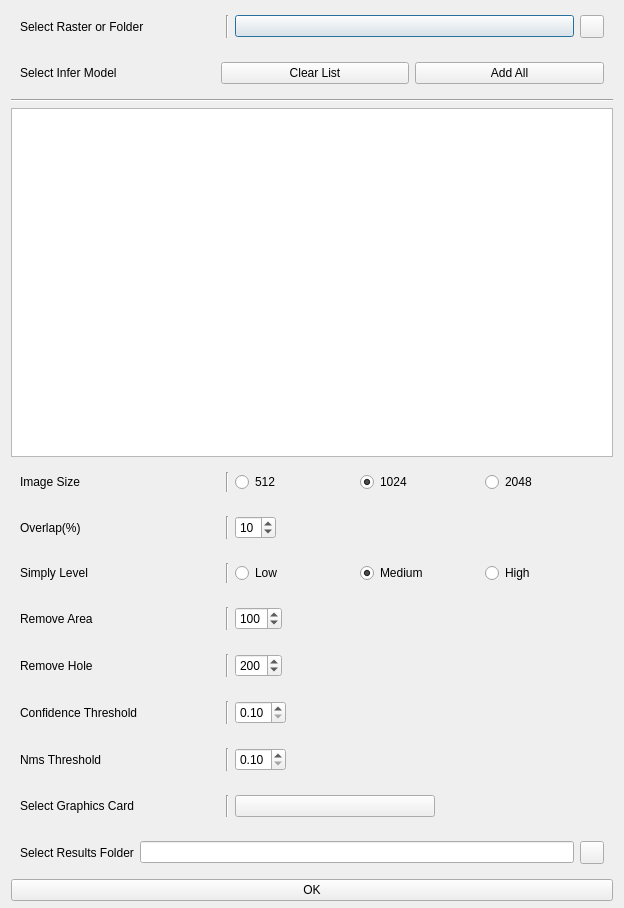
<?xml version="1.0" encoding="UTF-8"?>
<ui version="4.0">
 <class>batchInferDialog</class>
 <widget class="QDialog" name="batchInferDialog">
  <property name="geometry">
   <rect>
    <x>0</x>
    <y>0</y>
    <width>624</width>
    <height>908</height>
   </rect>
  </property>
  <property name="windowTitle">
   <string/>
  </property>
  <layout class="QVBoxLayout" name="verticalLayout">
   <property name="spacing">
    <number>6</number>
   </property>
   <property name="topMargin">
    <number>6</number>
   </property>
   <property name="bottomMargin">
    <number>7</number>
   </property>
   <item>
    <widget class="CardWidget" name="CardWidget_4">
     <property name="layoutDirection">
      <enum>Qt::LeftToRight</enum>
     </property>
     <layout class="QHBoxLayout" name="horizontalLayout_5">
      <item>
       <widget class="BodyLabel" name="BodyLabel">
        <property name="sizePolicy">
         <sizepolicy hsizetype="Fixed" vsizetype="Preferred">
          <horstretch>0</horstretch>
          <verstretch>0</verstretch>
         </sizepolicy>
        </property>
        <property name="minimumSize">
         <size>
          <width>200</width>
          <height>0</height>
         </size>
        </property>
        <property name="text">
         <string>Select Raster or Folder</string>
        </property>
       </widget>
      </item>
      <item>
       <widget class="Line" name="line">
        <property name="orientation">
         <enum>Qt::Vertical</enum>
        </property>
       </widget>
      </item>
      <item>
       <widget class="ComboBox" name="inputComboBox">
        <property name="sizePolicy">
         <sizepolicy hsizetype="Expanding" vsizetype="Fixed">
          <horstretch>0</horstretch>
          <verstretch>0</verstretch>
         </sizepolicy>
        </property>
       </widget>
      </item>
      <item>
       <widget class="ToolButton" name="selectInputFilePB"/>
      </item>
     </layout>
    </widget>
   </item>
   <item>
    <widget class="CardWidget" name="CardWidget_9">
     <layout class="QHBoxLayout" name="horizontalLayout_10">
      <item>
       <widget class="BodyLabel" name="BodyLabel_9">
        <property name="text">
         <string>Select Infer Model</string>
        </property>
       </widget>
      </item>
      <item>
       <widget class="PrimarySplitPushButton" name="selectModelSPB">
        <property name="sizePolicy">
         <sizepolicy hsizetype="Fixed" vsizetype="Fixed">
          <horstretch>0</horstretch>
          <verstretch>0</verstretch>
         </sizepolicy>
        </property>
        <property name="text_" stdset="0">
         <string>Select Model</string>
        </property>
       </widget>
      </item>
      <item>
       <widget class="PrimaryPushButton" name="clearListViewPb">
        <property name="sizePolicy">
         <sizepolicy hsizetype="Preferred" vsizetype="Fixed">
          <horstretch>0</horstretch>
          <verstretch>0</verstretch>
         </sizepolicy>
        </property>
        <property name="text">
         <string>Clear List</string>
        </property>
       </widget>
      </item>
      <item>
       <widget class="PrimaryPushButton" name="addAllModelPb">
        <property name="sizePolicy">
         <sizepolicy hsizetype="Preferred" vsizetype="Fixed">
          <horstretch>0</horstretch>
          <verstretch>0</verstretch>
         </sizepolicy>
        </property>
        <property name="text">
         <string>Add All</string>
        </property>
       </widget>
      </item>
     </layout>
    </widget>
   </item>
   <item>
    <widget class="Line" name="line_8">
     <property name="orientation">
      <enum>Qt::Horizontal</enum>
     </property>
    </widget>
   </item>
   <item>
    <widget class="ListView" name="ListView"/>
   </item>
   <item>
    <widget class="CardWidget" name="CardWidget_2">
     <layout class="QHBoxLayout" name="horizontalLayout_2">
      <item>
       <widget class="BodyLabel" name="BodyLabel_2">
        <property name="sizePolicy">
         <sizepolicy hsizetype="Fixed" vsizetype="Preferred">
          <horstretch>0</horstretch>
          <verstretch>0</verstretch>
         </sizepolicy>
        </property>
        <property name="minimumSize">
         <size>
          <width>200</width>
          <height>0</height>
         </size>
        </property>
        <property name="text">
         <string>Image Size</string>
        </property>
       </widget>
      </item>
      <item>
       <widget class="Line" name="line_2">
        <property name="orientation">
         <enum>Qt::Vertical</enum>
        </property>
       </widget>
      </item>
      <item>
       <widget class="RadioButton" name="imgSizeRb_512">
        <property name="text">
         <string>512</string>
        </property>
        <property name="checked">
         <bool>false</bool>
        </property>
        <attribute name="buttonGroup">
         <string notr="true">imgSizeButtonGroup</string>
        </attribute>
       </widget>
      </item>
      <item>
       <widget class="RadioButton" name="imgSizeRb_1024">
        <property name="text">
         <string>1024</string>
        </property>
        <property name="checked">
         <bool>true</bool>
        </property>
        <attribute name="buttonGroup">
         <string notr="true">imgSizeButtonGroup</string>
        </attribute>
       </widget>
      </item>
      <item>
       <widget class="RadioButton" name="imgSizeRb_2048">
        <property name="text">
         <string>2048</string>
        </property>
        <attribute name="buttonGroup">
         <string notr="true">imgSizeButtonGroup</string>
        </attribute>
       </widget>
      </item>
     </layout>
    </widget>
   </item>
   <item>
    <widget class="CardWidget" name="CardWidget_3">
     <layout class="QHBoxLayout" name="horizontalLayout_4">
      <item>
       <widget class="BodyLabel" name="BodyLabel_3">
        <property name="sizePolicy">
         <sizepolicy hsizetype="Fixed" vsizetype="Preferred">
          <horstretch>0</horstretch>
          <verstretch>0</verstretch>
         </sizepolicy>
        </property>
        <property name="minimumSize">
         <size>
          <width>200</width>
          <height>0</height>
         </size>
        </property>
        <property name="text">
         <string>Overlap(%)</string>
        </property>
       </widget>
      </item>
      <item>
       <widget class="Line" name="line_3">
        <property name="orientation">
         <enum>Qt::Vertical</enum>
        </property>
       </widget>
      </item>
      <item>
       <widget class="SpinBox" name="overlapSpinBox">
        <property name="readOnly">
         <bool>false</bool>
        </property>
        <property name="minimum">
         <number>5</number>
        </property>
        <property name="maximum">
         <number>40</number>
        </property>
        <property name="singleStep">
         <number>5</number>
        </property>
        <property name="value">
         <number>10</number>
        </property>
       </widget>
      </item>
      <item>
       <spacer name="horizontalSpacer">
        <property name="orientation">
         <enum>Qt::Horizontal</enum>
        </property>
        <property name="sizeHint" stdset="0">
         <size>
          <width>40</width>
          <height>20</height>
         </size>
        </property>
       </spacer>
      </item>
     </layout>
    </widget>
   </item>
   <item>
    <widget class="CardWidget" name="CardWidget_5">
     <layout class="QHBoxLayout" name="horizontalLayout_6">
      <item>
       <widget class="BodyLabel" name="BodyLabel_5">
        <property name="sizePolicy">
         <sizepolicy hsizetype="Fixed" vsizetype="Preferred">
          <horstretch>0</horstretch>
          <verstretch>0</verstretch>
         </sizepolicy>
        </property>
        <property name="minimumSize">
         <size>
          <width>200</width>
          <height>0</height>
         </size>
        </property>
        <property name="text">
         <string>Simply Level</string>
        </property>
       </widget>
      </item>
      <item>
       <widget class="Line" name="line_4">
        <property name="orientation">
         <enum>Qt::Vertical</enum>
        </property>
       </widget>
      </item>
      <item>
       <widget class="RadioButton" name="simplyRb_low">
        <property name="text">
         <string>Low</string>
        </property>
        <attribute name="buttonGroup">
         <string notr="true">simplyButtonGroup</string>
        </attribute>
       </widget>
      </item>
      <item>
       <widget class="RadioButton" name="simplyRb_mid">
        <property name="text">
         <string>Medium</string>
        </property>
        <property name="checked">
         <bool>true</bool>
        </property>
        <attribute name="buttonGroup">
         <string notr="true">simplyButtonGroup</string>
        </attribute>
       </widget>
      </item>
      <item>
       <widget class="RadioButton" name="simplyRb_high">
        <property name="text">
         <string>High</string>
        </property>
        <attribute name="buttonGroup">
         <string notr="true">simplyButtonGroup</string>
        </attribute>
       </widget>
      </item>
     </layout>
    </widget>
   </item>
   <item>
    <widget class="CardWidget" name="CardWidget_6">
     <layout class="QHBoxLayout" name="horizontalLayout_7">
      <item>
       <widget class="BodyLabel" name="BodyLabel_6">
        <property name="sizePolicy">
         <sizepolicy hsizetype="Fixed" vsizetype="Preferred">
          <horstretch>0</horstretch>
          <verstretch>0</verstretch>
         </sizepolicy>
        </property>
        <property name="minimumSize">
         <size>
          <width>200</width>
          <height>0</height>
         </size>
        </property>
        <property name="text">
         <string>Remove Area</string>
        </property>
       </widget>
      </item>
      <item>
       <widget class="Line" name="line_5">
        <property name="orientation">
         <enum>Qt::Vertical</enum>
        </property>
       </widget>
      </item>
      <item>
       <widget class="SpinBox" name="removeAreaSpinBox">
        <property name="readOnly">
         <bool>false</bool>
        </property>
        <property name="minimum">
         <number>10</number>
        </property>
        <property name="maximum">
         <number>500</number>
        </property>
        <property name="singleStep">
         <number>50</number>
        </property>
        <property name="value">
         <number>100</number>
        </property>
       </widget>
      </item>
      <item>
       <spacer name="horizontalSpacer_2">
        <property name="orientation">
         <enum>Qt::Horizontal</enum>
        </property>
        <property name="sizeHint" stdset="0">
         <size>
          <width>40</width>
          <height>20</height>
         </size>
        </property>
       </spacer>
      </item>
     </layout>
    </widget>
   </item>
   <item>
    <widget class="CardWidget" name="CardWidget_7">
     <layout class="QHBoxLayout" name="horizontalLayout_8">
      <item>
       <widget class="BodyLabel" name="BodyLabel_7">
        <property name="sizePolicy">
         <sizepolicy hsizetype="Fixed" vsizetype="Preferred">
          <horstretch>0</horstretch>
          <verstretch>0</verstretch>
         </sizepolicy>
        </property>
        <property name="minimumSize">
         <size>
          <width>200</width>
          <height>0</height>
         </size>
        </property>
        <property name="text">
         <string>Remove Hole</string>
        </property>
       </widget>
      </item>
      <item>
       <widget class="Line" name="line_6">
        <property name="orientation">
         <enum>Qt::Vertical</enum>
        </property>
       </widget>
      </item>
      <item>
       <widget class="SpinBox" name="removeHoleSpinBox">
        <property name="readOnly">
         <bool>false</bool>
        </property>
        <property name="minimum">
         <number>10</number>
        </property>
        <property name="maximum">
         <number>500</number>
        </property>
        <property name="singleStep">
         <number>50</number>
        </property>
        <property name="value">
         <number>200</number>
        </property>
       </widget>
      </item>
      <item>
       <spacer name="horizontalSpacer_3">
        <property name="orientation">
         <enum>Qt::Horizontal</enum>
        </property>
        <property name="sizeHint" stdset="0">
         <size>
          <width>40</width>
          <height>20</height>
         </size>
        </property>
       </spacer>
      </item>
     </layout>
    </widget>
   </item>
   <item>
    <widget class="CardWidget" name="CardWidget_10">
     <layout class="QHBoxLayout" name="horizontalLayout_12">
      <item>
       <widget class="BodyLabel" name="BodyLabel_11">
        <property name="sizePolicy">
         <sizepolicy hsizetype="Fixed" vsizetype="Preferred">
          <horstretch>0</horstretch>
          <verstretch>0</verstretch>
         </sizepolicy>
        </property>
        <property name="minimumSize">
         <size>
          <width>200</width>
          <height>0</height>
         </size>
        </property>
        <property name="text">
         <string>Confidence Threshold</string>
        </property>
       </widget>
      </item>
      <item>
       <widget class="Line" name="line_10">
        <property name="orientation">
         <enum>Qt::Vertical</enum>
        </property>
       </widget>
      </item>
      <item>
       <widget class="DoubleSpinBox" name="confSpinBox_2">
        <property name="minimum">
         <double>0.100000000000000</double>
        </property>
        <property name="maximum">
         <double>0.900000000000000</double>
        </property>
        <property name="singleStep">
         <double>0.100000000000000</double>
        </property>
       </widget>
      </item>
      <item>
       <spacer name="horizontalSpacer_6">
        <property name="orientation">
         <enum>Qt::Horizontal</enum>
        </property>
        <property name="sizeHint" stdset="0">
         <size>
          <width>40</width>
          <height>20</height>
         </size>
        </property>
       </spacer>
      </item>
     </layout>
    </widget>
   </item>
   <item>
    <widget class="CardWidget" name="CardWidget_11">
     <layout class="QHBoxLayout" name="horizontalLayout_13">
      <item>
       <widget class="BodyLabel" name="BodyLabel_12">
        <property name="sizePolicy">
         <sizepolicy hsizetype="Fixed" vsizetype="Preferred">
          <horstretch>0</horstretch>
          <verstretch>0</verstretch>
         </sizepolicy>
        </property>
        <property name="minimumSize">
         <size>
          <width>200</width>
          <height>0</height>
         </size>
        </property>
        <property name="text">
         <string>Nms Threshold</string>
        </property>
       </widget>
      </item>
      <item>
       <widget class="Line" name="line_11">
        <property name="orientation">
         <enum>Qt::Vertical</enum>
        </property>
       </widget>
      </item>
      <item>
       <widget class="DoubleSpinBox" name="nmsSpinBox">
        <property name="minimum">
         <double>0.100000000000000</double>
        </property>
        <property name="maximum">
         <double>0.900000000000000</double>
        </property>
        <property name="singleStep">
         <double>0.100000000000000</double>
        </property>
       </widget>
      </item>
      <item>
       <spacer name="horizontalSpacer_7">
        <property name="orientation">
         <enum>Qt::Horizontal</enum>
        </property>
        <property name="sizeHint" stdset="0">
         <size>
          <width>40</width>
          <height>20</height>
         </size>
        </property>
       </spacer>
      </item>
     </layout>
    </widget>
   </item>
   <item>
    <widget class="CardWidget" name="CardWidget_8">
     <layout class="QHBoxLayout" name="horizontalLayout_9">
      <item>
       <widget class="BodyLabel" name="BodyLabel_8">
        <property name="sizePolicy">
         <sizepolicy hsizetype="Fixed" vsizetype="Preferred">
          <horstretch>0</horstretch>
          <verstretch>0</verstretch>
         </sizepolicy>
        </property>
        <property name="minimumSize">
         <size>
          <width>200</width>
          <height>0</height>
         </size>
        </property>
        <property name="text">
         <string>Select Graphics Card</string>
        </property>
       </widget>
      </item>
      <item>
       <widget class="Line" name="line_7">
        <property name="orientation">
         <enum>Qt::Vertical</enum>
        </property>
       </widget>
      </item>
      <item>
       <widget class="ComboBox" name="selectGpuComboBox">
        <property name="minimumSize">
         <size>
          <width>200</width>
          <height>0</height>
         </size>
        </property>
       </widget>
      </item>
      <item>
       <spacer name="horizontalSpacer_4">
        <property name="orientation">
         <enum>Qt::Horizontal</enum>
        </property>
        <property name="sizeHint" stdset="0">
         <size>
          <width>40</width>
          <height>20</height>
         </size>
        </property>
       </spacer>
      </item>
     </layout>
    </widget>
   </item>
   <item>
    <widget class="CardWidget" name="CardWidget">
     <property name="layoutDirection">
      <enum>Qt::LeftToRight</enum>
     </property>
     <layout class="QHBoxLayout" name="horizontalLayout">
      <item>
       <widget class="BodyLabel" name="BodyLabel_4">
        <property name="text">
         <string>Select Results Folder</string>
        </property>
       </widget>
      </item>
      <item>
       <widget class="LineEdit" name="saveLE"/>
      </item>
      <item>
       <widget class="ToolButton" name="selectSaveFilePB"/>
      </item>
     </layout>
    </widget>
   </item>
   <item>
    <widget class="PushButton" name="runPB">
     <property name="text">
      <string>OK</string>
     </property>
    </widget>
   </item>
  </layout>
 </widget>
 <customwidgets>
  <customwidget>
   <class>ComboBox</class>
   <extends>QPushButton</extends>
   <header>qfluentwidgets</header>
  </customwidget>
  <customwidget>
   <class>PushButton</class>
   <extends>QPushButton</extends>
   <header>qfluentwidgets</header>
  </customwidget>
  <customwidget>
   <class>PrimaryPushButton</class>
   <extends>PushButton</extends>
   <header>qfluentwidgets</header>
  </customwidget>
  <customwidget>
   <class>SplitPushButton</class>
   <extends>QWidget</extends>
   <header>qfluentwidgets</header>
  </customwidget>
  <customwidget>
   <class>PrimarySplitPushButton</class>
   <extends>SplitPushButton</extends>
   <header>qfluentwidgets</header>
  </customwidget>
  <customwidget>
   <class>ToolButton</class>
   <extends>QToolButton</extends>
   <header>qfluentwidgets</header>
  </customwidget>
  <customwidget>
   <class>RadioButton</class>
   <extends>QRadioButton</extends>
   <header>qfluentwidgets</header>
  </customwidget>
  <customwidget>
   <class>CardWidget</class>
   <extends>QFrame</extends>
   <header>qfluentwidgets</header>
   <container>1</container>
  </customwidget>
  <customwidget>
   <class>BodyLabel</class>
   <extends>QLabel</extends>
   <header>qfluentwidgets</header>
  </customwidget>
  <customwidget>
   <class>LineEdit</class>
   <extends>QLineEdit</extends>
   <header>qfluentwidgets</header>
  </customwidget>
  <customwidget>
   <class>SpinBox</class>
   <extends>QSpinBox</extends>
   <header>qfluentwidgets</header>
  </customwidget>
  <customwidget>
   <class>DoubleSpinBox</class>
   <extends>QDoubleSpinBox</extends>
   <header>qfluentwidgets</header>
  </customwidget>
  <customwidget>
   <class>ListView</class>
   <extends>QListView</extends>
   <header>qfluentwidgets</header>
  </customwidget>
 </customwidgets>
 <resources/>
 <connections/>
 <buttongroups>
  <buttongroup name="imgSizeButtonGroup"/>
  <buttongroup name="simplyButtonGroup"/>
 </buttongroups>
</ui>
